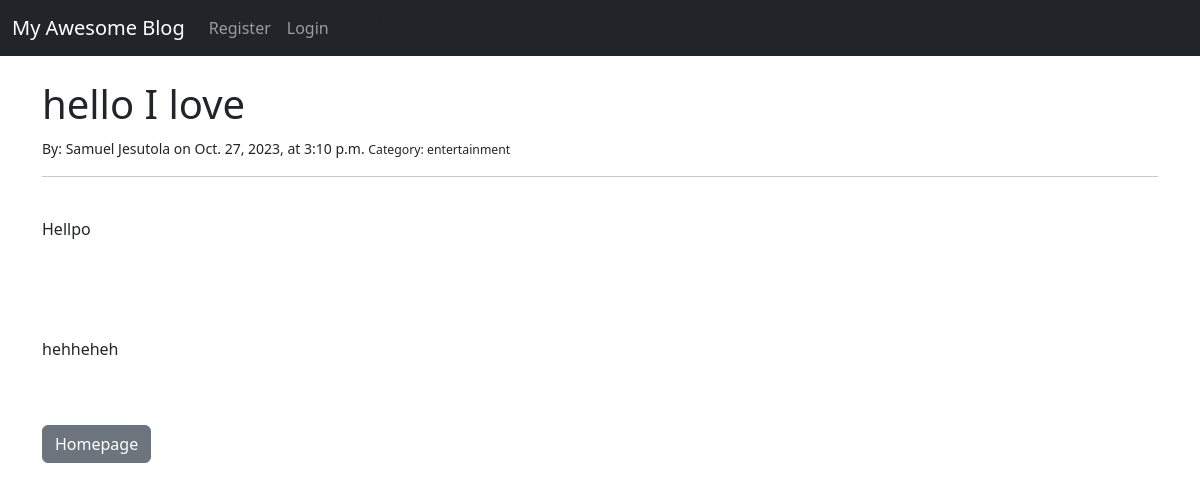
Screenshot of /article/30/ with the database file from the repository.
### myblog/models.py (models this page shows, shortened)
class Post(models.Model):
    title = models.CharField(max_length=200)
    title_tag = models.CharField(max_length=200)
    author = models.ForeignKey(User, on_delete=models.CASCADE)
    body = models.TextField()
    createdAt = models.DateTimeField(auto_now_add=True)
    updatedAt = models.DateTimeField(auto_now=True)
    category = models.CharField(max_length=200, default='uncategorized')

### myblog/views.py (the view)
# urls.py: path("article/<int:pk>/", ArticleDetailView.as_view(), name="article-detail"),
class ArticleDetailView(DetailView):
    model = Post
    template_name = "article_details.html"
    def get(self, request, *args, **kwargs):
        try:
              return super().get(request, *args, **kwargs)
        except Http404:
              return render(request, 'error_404.html', status=404)

### myblog/templates/article_details.html (shortened to what this page needs)
{% extends "base.html" %} {% block title %} {{ post.title_tag }} {% endblock %}
{%block content %}
	<div>
		<h1>{{ post.title }}</h1>
		<small>By: {{ post.author.first_name }} {{ post.author.last_name }} on {{post.createdAt.date}}, at {{post.createdAt.time}}
		<small>Category: {{ post.category }}</small></small>
		<hr /><br />
		{{ post.body|safe }}<br /><br />
		<a href="{% url 'home' %}" class="btn btn-secondary">Homepage</a>
	</div>
{% endblock %}

### rows the page displays
Post: title "hello I love", author.first_name "Samuel", author.last_name "Jesutola", createdAt "Oct. 27, 2023", createdAt.time "3:10 p.m.", category "entertainment", body "Hellpo hehheheh"
